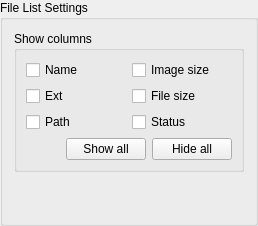
<?xml version="1.0" encoding="UTF-8"?>
<ui version="4.0">
 <class>FileListGroupBox</class>
 <widget class="QGroupBox" name="FileListGroupBox">
  <property name="title">
   <string>File List Settings</string>
  </property>
  <layout class="QVBoxLayout" name="verticalLayout">
   <item>
    <widget class="QGroupBox" name="columnsGroupBox">
     <property name="title">
      <string>Show columns</string>
     </property>
     <layout class="QGridLayout" name="gridLayout">
      <item row="1" column="0">
       <widget class="QCheckBox" name="extCheckBox">
        <property name="text">
         <string>Ext</string>
        </property>
       </widget>
      </item>
      <item row="1" column="1">
       <widget class="QCheckBox" name="fileSizeCheckBox">
        <property name="text">
         <string>File size</string>
        </property>
       </widget>
      </item>
      <item row="2" column="0">
       <widget class="QCheckBox" name="pathCheckBox">
        <property name="text">
         <string>Path</string>
        </property>
       </widget>
      </item>
      <item row="2" column="1">
       <widget class="QCheckBox" name="statusCheckBox">
        <property name="text">
         <string>Status</string>
        </property>
       </widget>
      </item>
      <item row="0" column="0">
       <widget class="QCheckBox" name="nameCheckBox">
        <property name="text">
         <string>Name</string>
        </property>
       </widget>
      </item>
      <item row="0" column="1">
       <widget class="QCheckBox" name="imageSizeCheckBox">
        <property name="text">
         <string>Image size</string>
        </property>
       </widget>
      </item>
      <item row="3" column="0" colspan="2">
       <layout class="QHBoxLayout" name="horizontalLayout">
        <item>
         <spacer name="horizontalSpacer">
          <property name="orientation">
           <enum>Qt::Horizontal</enum>
          </property>
          <property name="sizeHint" stdset="0">
           <size>
            <width>40</width>
            <height>20</height>
           </size>
          </property>
         </spacer>
        </item>
        <item>
         <widget class="QPushButton" name="showPushButton">
          <property name="text">
           <string>Show all</string>
          </property>
         </widget>
        </item>
        <item>
         <widget class="QPushButton" name="hidePushButton">
          <property name="text">
           <string>Hide all</string>
          </property>
         </widget>
        </item>
       </layout>
      </item>
     </layout>
    </widget>
   </item>
   <item>
    <spacer name="verticalSpacer">
     <property name="orientation">
      <enum>Qt::Vertical</enum>
     </property>
     <property name="sizeHint" stdset="0">
      <size>
       <width>20</width>
       <height>40</height>
      </size>
     </property>
    </spacer>
   </item>
  </layout>
 </widget>
 <resources/>
 <connections/>
</ui>
